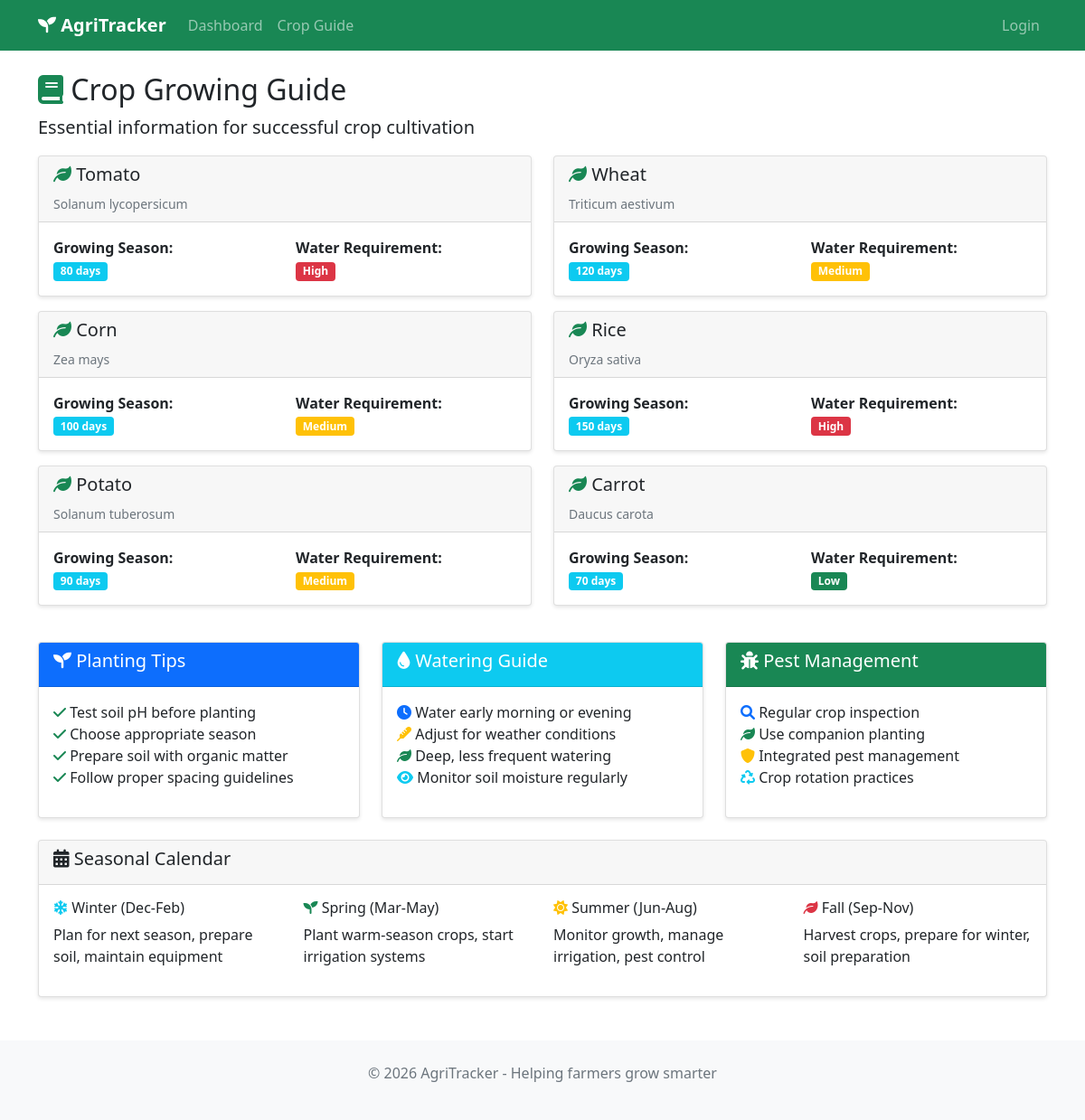
The page /guide/ on the database its author committed.
### crops/models.py (models this page shows, shortened)
class CropType(models.Model):
    name = models.CharField(max_length=100)
    scientific_name = models.CharField(max_length=150, blank=True)
    growing_season_days = models.IntegerField(help_text="Average days to harvest")
    water_requirement = models.CharField(max_length=50, choices=[
        ('low', 'Low'),
        ('medium', 'Medium'),
        ('high', 'High')
    ])

### crops/views.py (the view)
# urls.py: path('guide/', views.crop_guide, name='crop_guide'),
def crop_guide(request):
    crop_types = CropType.objects.all()
    context = {
        'crop_types': crop_types,
    }
    return render(request, 'crops/crop_guide.html', context)

### templates/crops/crop_guide.html (shortened to what this page needs)
{% extends 'base.html' %}
{% block content %}
<h2><i class="fas fa-book text-success"></i> Crop Growing Guide</h2>
<p class="lead">Essential information for successful crop cultivation</p>
<div class="row mb-4">
    {% if crop_types %}
        {% for crop_type in crop_types %}
        <div class="col-md-6 mb-3">
            <div class="card">
                <div class="card-header">
                    <h5><i class="fas fa-leaf text-success"></i> {{ crop_type.name }}</h5>
                    {% if crop_type.scientific_name %}
                        <small class="text-muted">{{ crop_type.scientific_name }}</small>
                    {% endif %}
                </div>
                <div class="card-body">
                    <div class="row">
                        <div class="col-6">
                            <strong>Growing Season:</strong><br>
                            <span class="badge bg-info">{{ crop_type.growing_season_days }} days</span>
                        </div>
                        <div class="col-6">
                            <strong>Water Requirement:</strong><br>
                            <span class="badge bg-{% if crop_type.water_requirement == 'high' %}danger{% elif crop_type.water_requirement == 'medium' %}warning{% else %}success{% endif %}">
                                {{ crop_type.get_water_requirement_display }}
                            </span>
                        </div>
                    </div>
                </div>
            </div>
        </div>
        {% endfor %}
    {% else %}
        <div class="col-12">
            <div class="alert alert-info">
                <i class="fas fa-info-circle"></i> No crop types available yet. Contact your administrator to add crop information.
            </div>
        </div>
    {% endif %}
</div>
<div class="row">
    <div class="col-md-4">
        <div class="card">
            <div class="card-header bg-primary text-white">
                <h5><i class="fas fa-seedling"></i> Planting Tips</h5>
            </div>
            <div class="card-body">
                <ul class="list-unstyled">
                    <li><i class="fas fa-check text-success"></i> Test soil pH before planting</li>
                    <li><i class="fas fa-check text-success"></i> Choose appropriate season</li>
                    <li><i class="fas fa-check text-success"></i> Prepare soil with organic matter</li>
                    <li><i class="fas fa-check text-success"></i> Follow proper spacing guidelines</li>
                </ul>
            </div>
        </div>
    </div>
    <div class="col-md-4">
        <div class="card">
            <div class="card-header bg-info text-white">
                <h5><i class="fas fa-tint"></i> Watering Guide</h5>
            </div>
            <div class="card-body">
                <ul class="list-unstyled">
                    <li><i class="fas fa-clock text-primary"></i> Water early morning or evening</li>
                    <li><i class="fas fa-thermometer text-warning"></i> Adjust for weather conditions</li>
                    <li><i class="fas fa-leaf text-success"></i> Deep, less frequent watering</li>
                    <li><i class="fas fa-eye text-info"></i> Monitor soil moisture regularly</li>
                </ul>
            </div>
        </div>
    </div>
    <div class="col-md-4">
        <div class="card">
            <div class="card-header bg-success text-white">
                <h5><i class="fas fa-bug"></i> Pest Management</h5>
            </div>
            <div class="card-body">
                <ul class="list-unstyled">
                    <li><i class="fas fa-search text-primary"></i> Regular crop inspection</li>
                    <li><i class="fas fa-leaf text-success"></i> Use companion planting</li>
                    <li><i class="fas fa-shield-alt text-warning"></i> Integrated pest management</li>
                    <li><i class="fas fa-recycle text-info"></i> Crop rotation practices</li>
                </ul>
            </div>
        </div>
    </div>
</div>
<div class="row mt-4">
    <div class="col-12">
        <div class="card">
            <div class="card-header">
                <h5><i class="fas fa-calendar-alt"></i> Seasonal Calendar</h5>
            </div>
            <div class="card-body">
                <div class="row">
                    <div class="col-md-3">
                        <h6><i class="fas fa-snowflake text-info"></i> Winter (Dec-Feb)</h6>
                        <p>Plan for next season, prepare soil, maintain equipment</p>
                    </div>
                    <div class="col-md-3">
                        <h6><i class="fas fa-seedling text-success"></i> Spring (Mar-May)</h6>
                        <p>Plant warm-season crops, start irrigation systems</p>
                    </div>
                    <div class="col-md-3">
                        <h6><i class="fas fa-sun text-warning"></i> Summer (Jun-Aug)</h6>
                        <p>Monitor growth, manage irrigation, pest control</p>
                    </div>
                    <div class="col-md-3">
                        <h6><i class="fas fa-leaf text-danger"></i> Fall (Sep-Nov)</h6>
                        <p>Harvest crops, prepare for winter, soil preparation</p>
                    </div>
                </div>
            </div>
        </div>
    </div>
</div>
{% endblock %}

### templates/base.html (shortened to what this page needs)
<!DOCTYPE html>
<html lang="en">
<head>
    <link href="https://cdn.jsdelivr.net/npm/bootstrap@5.1.3/dist/css/bootstrap.min.css" rel="stylesheet">
    <link href="https://cdnjs.cloudflare.com/ajax/libs/font-awesome/6.0.0/css/all.min.css" rel="stylesheet">
</head>
<body>
    <nav class="navbar navbar-expand-lg navbar-dark bg-success">
        <div class="container">
            <a class="navbar-brand" href="{% url 'home' %}">
                <i class="fas fa-seedling"></i> AgriTracker
            </a>
            <div class="collapse navbar-collapse" id="navbarNav">
                <ul class="navbar-nav me-auto">
                    <li class="nav-item">
                        <a class="nav-link" href="{% url 'home' %}">Dashboard</a>
                    </li>
                    <li class="nav-item">
                        <a class="nav-link" href="{% url 'crop_guide' %}">Crop Guide</a>
                    </li>
                </ul>
                <ul class="navbar-nav">
                    {% if user.is_authenticated %}
                    <li class="nav-item dropdown">
                        <a class="nav-link dropdown-toggle" href="#" id="navbarDropdown" role="button" data-bs-toggle="dropdown">
                            <i class="fas fa-user"></i> {{ user.username }}
                        </a>
                        <ul class="dropdown-menu">
                            <li><a class="dropdown-item" href="/admin/">Admin Panel</a></li>
                            <li><hr class="dropdown-divider"></li>
                            <li><a class="dropdown-item" href="/admin/logout/">Logout</a></li>
                        </ul>
                    </li>
                    {% else %}
                    <li class="nav-item">
                        <a class="nav-link" href="/admin/login/">Login</a>
                    </li>
                    {% endif %}
                </ul>
            </div>
        </div>
    </nav>
    <main class="container mt-4">
        {% block content %}
        {% endblock %}
    </main>
    <footer class="bg-light mt-5 py-4">
        <div class="container text-center">
            <p class="text-muted">&copy; 2026 AgriTracker - Helping farmers grow smarter</p>
        </div>
    </footer>
</body>
</html>

### templates/base.html (style rules this page uses)
.navbar-brand { font-weight: bold; }
.card { box-shadow: 0 2px 4px rgba(0,0,0,0.1); }

### rows shown on the page
CropType: name "Tomato", scientific_name "Solanum lycopersicum", growing_season_days "80", water_requirement "High"
CropType: name "Wheat", scientific_name "Triticum aestivum", growing_season_days "120", water_requirement "Medium"
CropType: name "Corn", scientific_name "Zea mays", growing_season_days "100", water_requirement "Medium"
CropType: name "Rice", scientific_name "Oryza sativa", growing_season_days "150", water_requirement "High"
CropType: name "Potato", scientific_name "Solanum tuberosum", growing_season_days "90", water_requirement "Medium"
CropType: name "Carrot", scientific_name "Daucus carota", growing_season_days "70", water_requirement "Low"
